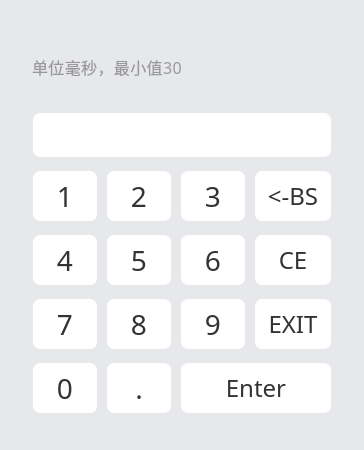
<?xml version="1.0" encoding="UTF-8"?>
<ui version="4.0">
 <class>Dialogkeytime</class>
 <widget class="QDialog" name="Dialogkeytime">
  <property name="geometry">
   <rect>
    <x>0</x>
    <y>0</y>
    <width>364</width>
    <height>450</height>
   </rect>
  </property>
  <property name="windowTitle">
   <string>Dialog</string>
  </property>
  <property name="styleSheet">
   <string notr="true">background: #E7E8EC;
border-radius: 18px;</string>
  </property>
  <widget class="softkey" name="toolButton_one_Time">
   <property name="geometry">
    <rect>
     <x>32</x>
     <y>170</y>
     <width>66</width>
     <height>52</height>
    </rect>
   </property>
   <property name="styleSheet">
    <string notr="true">QToolButton
{
background: #FFFFFF;
border: 1px solid rgba(232,232,232,1);
border-radius: 8px;
font-family: PingFangSC-Regular;
font-size: 28px;
color: #333333;
text-align: center;
font-weight: 400;
}
QToolButton:pressed
{
	padding-left:1px;
	padding-top:1px;
}
</string>
   </property>
   <property name="text">
    <string>1</string>
   </property>
  </widget>
  <widget class="softkey" name="toolButton_exit_Time">
   <property name="geometry">
    <rect>
     <x>254</x>
     <y>298</y>
     <width>78</width>
     <height>52</height>
    </rect>
   </property>
   <property name="styleSheet">
    <string notr="true">QToolButton
{
background: #FFFFFF;
border: 1px solid rgba(232,232,232,1);
border-radius: 8px;
font-family: PingFangSC-Regular;
font-size: 24px;
color: #333333;
text-align: center;
font-weight: 400;
}
QToolButton:pressed
{
	padding-left:1px;
	padding-top:1px;
}
</string>
   </property>
   <property name="text">
    <string>EXIT</string>
   </property>
  </widget>
  <widget class="softkey" name="toolButton_enter_Time">
   <property name="geometry">
    <rect>
     <x>180</x>
     <y>362</y>
     <width>152</width>
     <height>52</height>
    </rect>
   </property>
   <property name="styleSheet">
    <string notr="true">QToolButton
{
background: #FFFFFF;
border: 1px solid rgba(232,232,232,1);
border-radius: 8px;
font-family: PingFangSC-Regular;
font-size: 24px;
color: #333333;
text-align: center;
font-weight: 400;
}
QToolButton:pressed
{
	padding-left:1px;
	padding-top:1px;
}
</string>
   </property>
   <property name="text">
    <string>Enter</string>
   </property>
  </widget>
  <widget class="softkey" name="toolButton_point_Time">
   <property name="geometry">
    <rect>
     <x>106</x>
     <y>362</y>
     <width>66</width>
     <height>52</height>
    </rect>
   </property>
   <property name="styleSheet">
    <string notr="true">QToolButton
{
background: #FFFFFF;
border: 1px solid rgba(232,232,232,1);
border-radius: 8px;
font-family: PingFangSC-Regular;
font-size: 28px;
color: #333333;
text-align: center;
font-weight: 400;
}
QToolButton:pressed
{
	padding-left:1px;
	padding-top:1px;
}
</string>
   </property>
   <property name="text">
    <string>.</string>
   </property>
  </widget>
  <widget class="softkey" name="toolButton_four_Time">
   <property name="geometry">
    <rect>
     <x>32</x>
     <y>234</y>
     <width>66</width>
     <height>52</height>
    </rect>
   </property>
   <property name="styleSheet">
    <string notr="true">QToolButton
{
background: #FFFFFF;
border: 1px solid rgba(232,232,232,1);
border-radius: 8px;
font-family: PingFangSC-Regular;
font-size: 28px;
color: #333333;
text-align: center;
font-weight: 400;
}
QToolButton:pressed
{
	padding-left:1px;
	padding-top:1px;
}
</string>
   </property>
   <property name="text">
    <string>4</string>
   </property>
  </widget>
  <widget class="softkey" name="toolButton_two_Time">
   <property name="geometry">
    <rect>
     <x>106</x>
     <y>170</y>
     <width>66</width>
     <height>52</height>
    </rect>
   </property>
   <property name="styleSheet">
    <string notr="true">QToolButton
{
background: #FFFFFF;
border: 1px solid rgba(232,232,232,1);
border-radius: 8px;
font-family: PingFangSC-Regular;
font-size: 28px;
color: #333333;
text-align: center;
font-weight: 400;
}
QToolButton:pressed
{
	padding-left:1px;
	padding-top:1px;
}
</string>
   </property>
   <property name="text">
    <string>2</string>
   </property>
  </widget>
  <widget class="QLineEdit" name="lineEdit_keyboard_time">
   <property name="geometry">
    <rect>
     <x>32</x>
     <y>112</y>
     <width>300</width>
     <height>46</height>
    </rect>
   </property>
   <property name="styleSheet">
    <string notr="true">background: #FFFFFF;
border: 1px solid rgba(232,232,232,1);
border-radius: 8px;
font-family: PingFangSC-Regular;
font-size: 30px;
color: #333333;
letter-spacing: 0;
line-height: 40px;
font-weight: 400;</string>
   </property>
  </widget>
  <widget class="softkey" name="toolButton_three_Time">
   <property name="geometry">
    <rect>
     <x>180</x>
     <y>170</y>
     <width>66</width>
     <height>52</height>
    </rect>
   </property>
   <property name="styleSheet">
    <string notr="true">QToolButton
{
background: #FFFFFF;
border: 1px solid rgba(232,232,232,1);
border-radius: 8px;
font-family: PingFangSC-Regular;
font-size: 28px;
color: #333333;
text-align: center;
font-weight: 400;
}
QToolButton:pressed
{
	padding-left:1px;
	padding-top:1px;
}
</string>
   </property>
   <property name="text">
    <string>3</string>
   </property>
  </widget>
  <widget class="softkey" name="toolButton_nine_Time">
   <property name="geometry">
    <rect>
     <x>180</x>
     <y>298</y>
     <width>66</width>
     <height>52</height>
    </rect>
   </property>
   <property name="styleSheet">
    <string notr="true">QToolButton
{
background: #FFFFFF;
border: 1px solid rgba(232,232,232,1);
border-radius: 8px;
font-family: PingFangSC-Regular;
font-size: 28px;
color: #333333;
text-align: center;
font-weight: 400;
}
QToolButton:pressed
{
	padding-left:1px;
	padding-top:1px;
}
</string>
   </property>
   <property name="text">
    <string>9</string>
   </property>
  </widget>
  <widget class="softkey" name="toolButton_zero_Time">
   <property name="geometry">
    <rect>
     <x>32</x>
     <y>362</y>
     <width>66</width>
     <height>52</height>
    </rect>
   </property>
   <property name="styleSheet">
    <string notr="true">QToolButton
{
background: #FFFFFF;
border: 1px solid rgba(232,232,232,1);
border-radius: 8px;
font-family: PingFangSC-Regular;
font-size: 28px;
color: #333333;
text-align: center;
font-weight: 400;
}
QToolButton:pressed
{
	padding-left:1px;
	padding-top:1px;
}
</string>
   </property>
   <property name="text">
    <string>0</string>
   </property>
  </widget>
  <widget class="softkey" name="toolButton_eight_Time">
   <property name="geometry">
    <rect>
     <x>106</x>
     <y>298</y>
     <width>66</width>
     <height>52</height>
    </rect>
   </property>
   <property name="styleSheet">
    <string notr="true">QToolButton
{
background: #FFFFFF;
border: 1px solid rgba(232,232,232,1);
border-radius: 8px;
font-family: PingFangSC-Regular;
font-size: 28px;
color: #333333;
text-align: center;
font-weight: 400;
}
QToolButton:pressed
{
	padding-left:1px;
	padding-top:1px;
}
</string>
   </property>
   <property name="text">
    <string>8</string>
   </property>
  </widget>
  <widget class="softkey" name="toolButton_five_Time">
   <property name="geometry">
    <rect>
     <x>106</x>
     <y>234</y>
     <width>66</width>
     <height>52</height>
    </rect>
   </property>
   <property name="styleSheet">
    <string notr="true">QToolButton
{
background: #FFFFFF;
border: 1px solid rgba(232,232,232,1);
border-radius: 8px;
font-family: PingFangSC-Regular;
font-size: 28px;
color: #333333;
text-align: center;
font-weight: 400;
}
QToolButton:pressed
{
	padding-left:1px;
	padding-top:1px;
}
</string>
   </property>
   <property name="text">
    <string>5</string>
   </property>
  </widget>
  <widget class="softkey" name="toolButton_six_Time">
   <property name="geometry">
    <rect>
     <x>180</x>
     <y>234</y>
     <width>66</width>
     <height>52</height>
    </rect>
   </property>
   <property name="styleSheet">
    <string notr="true">QToolButton
{
background: #FFFFFF;
border: 1px solid rgba(232,232,232,1);
border-radius: 8px;
font-family: PingFangSC-Regular;
font-size: 28px;
color: #333333;
text-align: center;
font-weight: 400;
}
QToolButton:pressed
{
	padding-left:1px;
	padding-top:1px;
}
</string>
   </property>
   <property name="text">
    <string>6</string>
   </property>
  </widget>
  <widget class="softkey" name="toolButton_ce_Time">
   <property name="geometry">
    <rect>
     <x>254</x>
     <y>234</y>
     <width>78</width>
     <height>52</height>
    </rect>
   </property>
   <property name="styleSheet">
    <string notr="true">QToolButton
{
background: #FFFFFF;
border: 1px solid rgba(232,232,232,1);
border-radius: 8px;
font-family: PingFangSC-Regular;
font-size: 24px;
color: #333333;
text-align: center;
font-weight: 400;
}
QToolButton:pressed
{
	padding-left:1px;
	padding-top:1px;
}
</string>
   </property>
   <property name="text">
    <string>CE</string>
   </property>
  </widget>
  <widget class="softkey" name="toolButton_seven_Time">
   <property name="geometry">
    <rect>
     <x>32</x>
     <y>298</y>
     <width>66</width>
     <height>52</height>
    </rect>
   </property>
   <property name="styleSheet">
    <string notr="true">QToolButton
{
background: #FFFFFF;
border: 1px solid rgba(232,232,232,1);
border-radius: 8px;
font-family: PingFangSC-Regular;
font-size: 28px;
color: #333333;
text-align: center;
font-weight: 400;
}
QToolButton:pressed
{
	padding-left:1px;
	padding-top:1px;
}
</string>
   </property>
   <property name="text">
    <string>7</string>
   </property>
  </widget>
  <widget class="softkey" name="toolButton_bs_Time">
   <property name="geometry">
    <rect>
     <x>254</x>
     <y>170</y>
     <width>78</width>
     <height>52</height>
    </rect>
   </property>
   <property name="styleSheet">
    <string notr="true">QToolButton
{
background: #FFFFFF;
border: 1px solid rgba(232,232,232,1);
border-radius: 8px;
font-family: PingFangSC-Regular;
font-size: 24px;
color: #333333;
text-align: center;
font-weight: 400;
}
QToolButton:pressed
{
	padding-left:1px;
	padding-top:1px;
}
</string>
   </property>
   <property name="text">
    <string>&lt;-BS</string>
   </property>
  </widget>
  <widget class="QStackedWidget" name="stackedWidget_keytime">
   <property name="geometry">
    <rect>
     <x>32</x>
     <y>38</y>
     <width>291</width>
     <height>56</height>
    </rect>
   </property>
   <property name="currentIndex">
    <number>3</number>
   </property>
   <widget class="QWidget" name="page_time">
    <widget class="QLabel" name="label_keyboard_Time">
     <property name="geometry">
      <rect>
       <x>0</x>
       <y>0</y>
       <width>241</width>
       <height>56</height>
      </rect>
     </property>
     <property name="styleSheet">
      <string notr="true">font-family: PingFangSC-Regular;
font-size: 16px;
color: #999999;
letter-spacing: 0.4px;
line-height: 28px;
font-weight: 400;</string>
     </property>
     <property name="text">
      <string>格式：HH-MM ，
如12时03分即输出1203</string>
     </property>
    </widget>
   </widget>
   <widget class="QWidget" name="page_data">
    <widget class="QLabel" name="label_keyboard_data">
     <property name="geometry">
      <rect>
       <x>0</x>
       <y>0</y>
       <width>241</width>
       <height>56</height>
      </rect>
     </property>
     <property name="styleSheet">
      <string notr="true">font-family: PingFangSC-Regular;
font-size: 16px;
color: #999999;
letter-spacing: 0.4px;
line-height: 28px;
font-weight: 400;</string>
     </property>
     <property name="text">
      <string>格式：YY-MM-DD ，
如2022年5月17日｜20220517</string>
     </property>
    </widget>
   </widget>
   <widget class="QWidget" name="page_3">
    <widget class="QLabel" name="label_keyboard_data_2">
     <property name="geometry">
      <rect>
       <x>0</x>
       <y>0</y>
       <width>241</width>
       <height>56</height>
      </rect>
     </property>
     <property name="styleSheet">
      <string notr="true">font-family: PingFangSC-Regular;
font-size: 16px;
color: #999999;
letter-spacing: 0.4px;
line-height: 28px;
font-weight: 400;</string>
     </property>
     <property name="text">
      <string>格式：HH-MM-SS ，
如12时03分17秒即输出120317</string>
     </property>
    </widget>
   </widget>
   <widget class="QWidget" name="page_4">
    <widget class="QLabel" name="label_keyboard_SampleTime">
     <property name="geometry">
      <rect>
       <x>0</x>
       <y>15</y>
       <width>152</width>
       <height>28</height>
      </rect>
     </property>
     <property name="styleSheet">
      <string notr="true">font-family: PingFangSC-Regular;
font-size: 16px;
color: #999999;
letter-spacing: 0.4px;
line-height: 28px;
font-weight: 400;</string>
     </property>
     <property name="text">
      <string>单位毫秒，最小值30</string>
     </property>
    </widget>
   </widget>
  </widget>
  <zorder>stackedWidget_keytime</zorder>
  <zorder>toolButton_one_Time</zorder>
  <zorder>toolButton_exit_Time</zorder>
  <zorder>toolButton_enter_Time</zorder>
  <zorder>toolButton_point_Time</zorder>
  <zorder>toolButton_four_Time</zorder>
  <zorder>toolButton_two_Time</zorder>
  <zorder>lineEdit_keyboard_time</zorder>
  <zorder>toolButton_three_Time</zorder>
  <zorder>toolButton_nine_Time</zorder>
  <zorder>toolButton_zero_Time</zorder>
  <zorder>toolButton_eight_Time</zorder>
  <zorder>toolButton_five_Time</zorder>
  <zorder>toolButton_six_Time</zorder>
  <zorder>toolButton_ce_Time</zorder>
  <zorder>toolButton_seven_Time</zorder>
  <zorder>toolButton_bs_Time</zorder>
 </widget>
 <customwidgets>
  <customwidget>
   <class>softkey</class>
   <extends>QToolButton</extends>
   <header location="global">softkey.h</header>
  </customwidget>
 </customwidgets>
 <resources/>
 <connections>
  <connection>
   <sender>toolButton_exit_Time</sender>
   <signal>clicked()</signal>
   <receiver>Dialogkeytime</receiver>
   <slot>close()</slot>
   <hints>
    <hint type="sourcelabel">
     <x>292</x>
     <y>323</y>
    </hint>
    <hint type="destinationlabel">
     <x>181</x>
     <y>224</y>
    </hint>
   </hints>
  </connection>
 </connections>
</ui>
